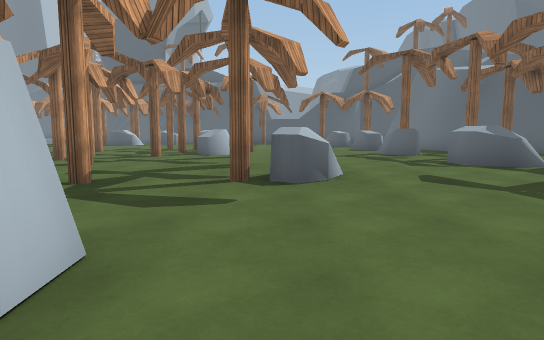
[1] (above)

18 first-person views from a walk through a scene from a Unity 3-D project. The camera is 1.3 m above the floor, tilts 6° down and sees 75° across. The floor is counted in squares, 2 m on a side. Each view is taken from the middle of a square. On the plan, view 1 faces up. The plan holds only what a view shows up to about 10 squares ahead; the rest is blank. The place goes on beyond the plan. Some surface patterns are stand-ins.

[2]
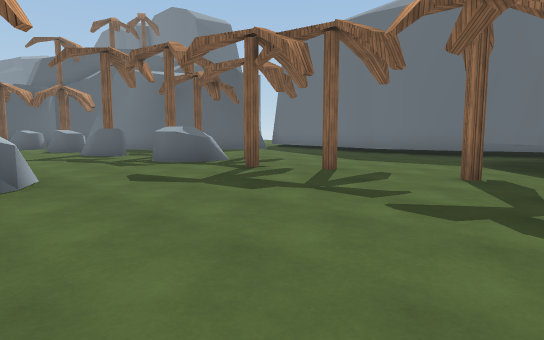

[3]
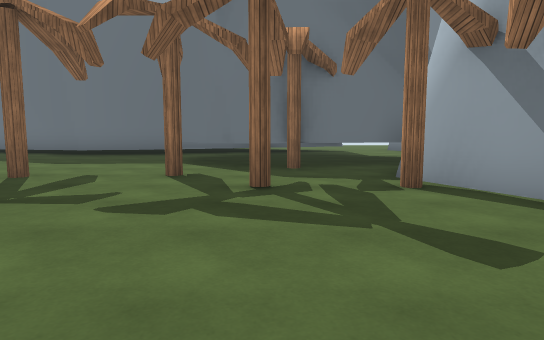

[4]
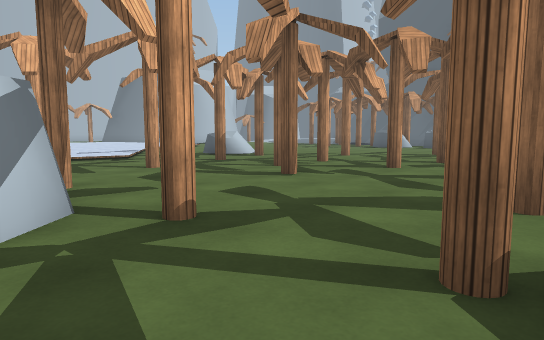

[5]
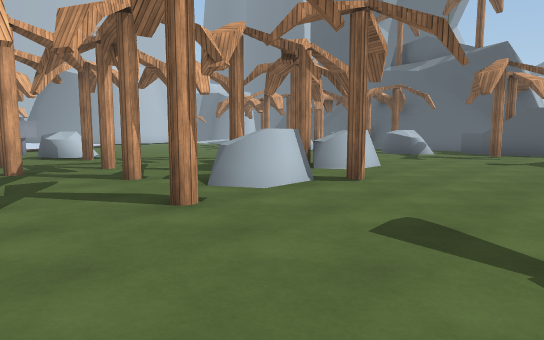

[6]
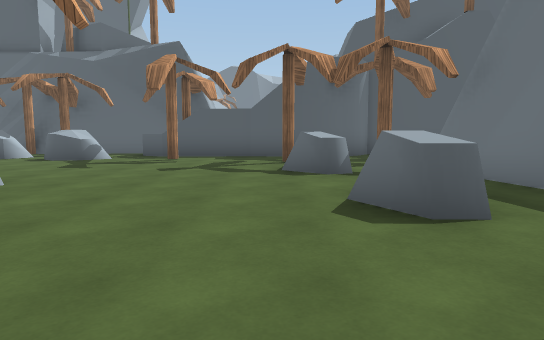

[7]
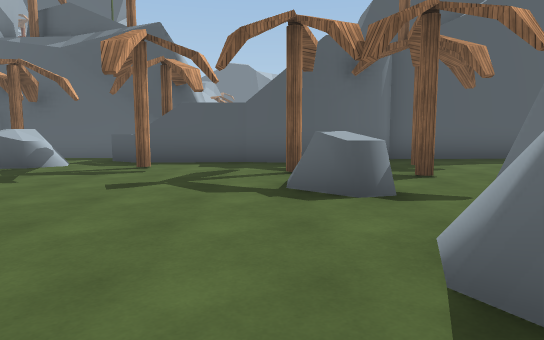

[8]
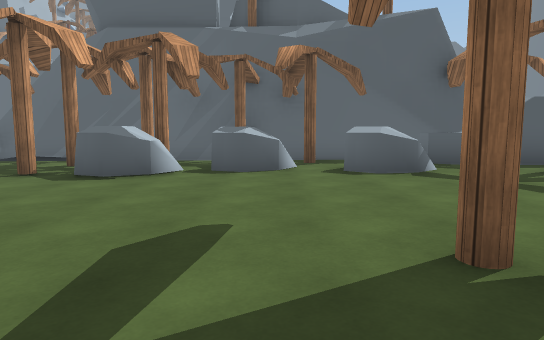

[9]
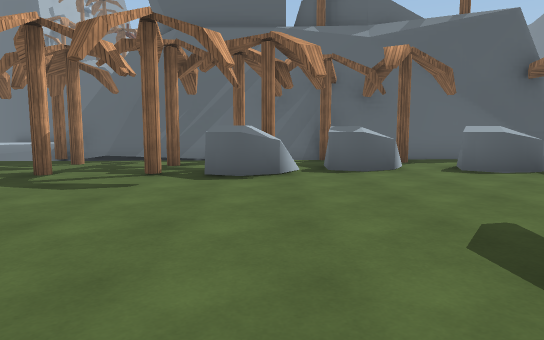

[10]
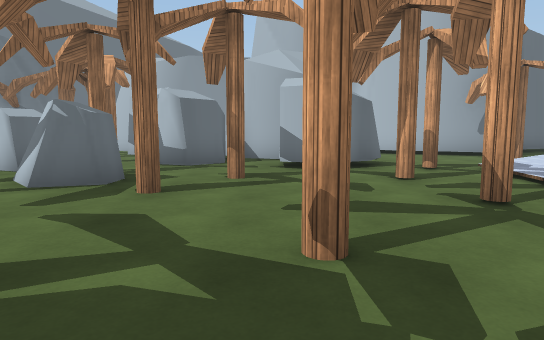

[11]
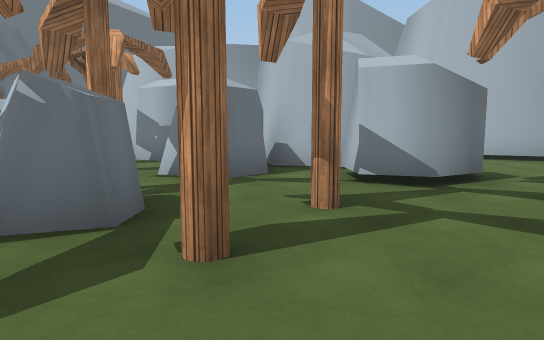

[12]
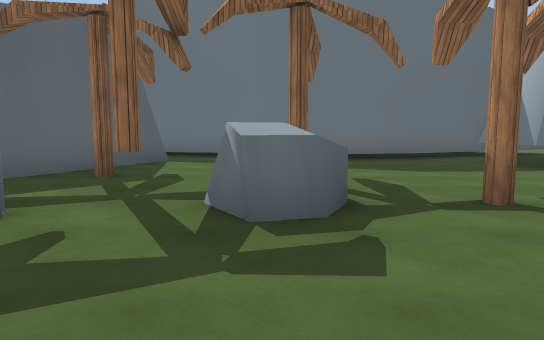

[13]
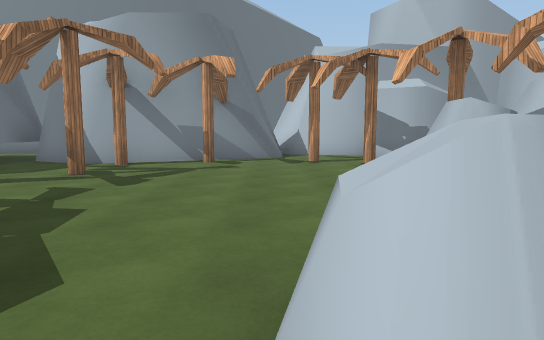

[14]
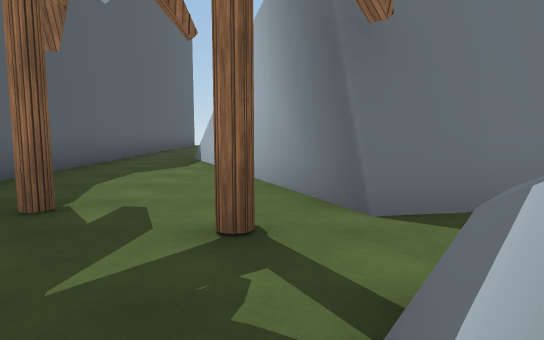

[15]
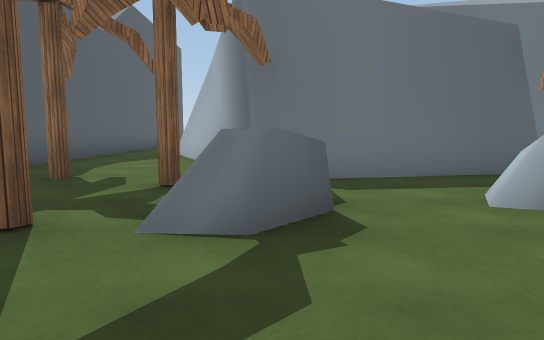

[16]
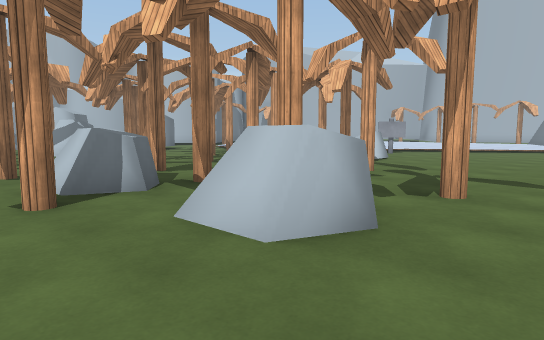

[17]
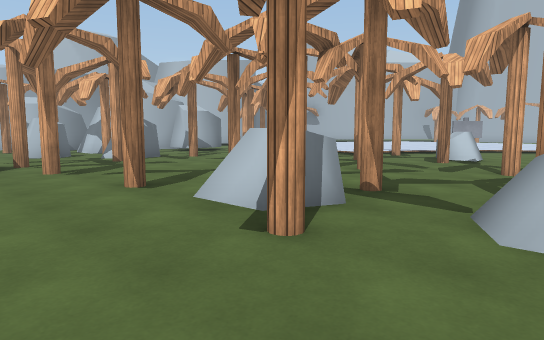

[18]
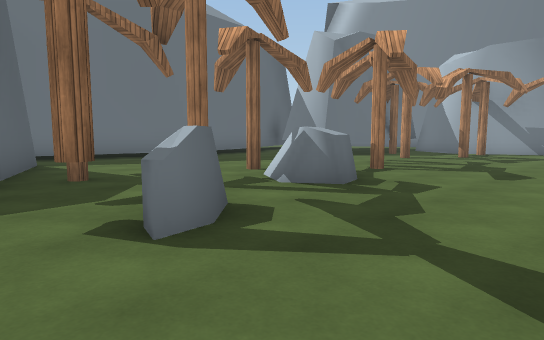

### Floor plan
Key: @ floor where view 1 was taken; # wall or solid block; x gap in a wall; . main floor; : floor 0.25 m higher than the main floor; / step, stairs or slope; ^ raised ledge; T tree.
Columns run from 10 left of view 1 to 12 right of it. Each row starts with its distance up from view 1.
 21 ###########
 20 ..T###T..T#   #########
 19 .T ###...^#####::::::::
 18 .T^#^^x^..T..::T:::::::
 17 ............T::::::##
 16 .............:T::###
 15 .............^:###
 14 ......T......::##
 13 .......T^....::##
 12 ....T........^::#
 11 .......T^T...:::###
 10 .^T..T..^#...:T:::## #
  9  ......T.T....#TT....#
  8  T.T.T...............#
  7 :/....T.......^xT....#
  6 :/..T....T..........##
  5  /T.......T^..T.....#
  4  ....T..T......T....##
  3 :.T..T.#.............#
  2 :......T#.........##.#
  1 /T##....#......T.##  #
  0 ..##.##.T.@...T..T
 -1 .. ### ..........#
 -2 ..   #  .TT.TTT#.#
 -3        ## ...#####
 -4            ###   ##

Where each view was taken, in squares from view 1:
view 1: 0 up, 0 right, facing up
view 2: 0 up, 0 right, facing up-right
view 3: 0 up, 0 right, facing right
view 4: 3 up, 0 right, facing up-left
view 5: 7 up, 2 right, facing up-left
view 6: 9 up, 2 right, facing up
view 7: 11 up, 2 right, facing up
view 8: 12 up, 5 left, facing up
view 9: 12 up, 7 left, facing up
view 10: 8 up, 6 left, facing down
view 11: 6 up, 5 left, facing down
view 12: 7 up, 1 right, facing right
view 13: 6 up, 1 right, facing down
view 14: 16 up, 2 right, facing right
view 15: 15 up, 0 right, facing right
view 16: 15 up, 0 right, facing down-left
view 17: 13 up, 1 right, facing down-left
view 18: 11 up, 1 right, facing down-right
